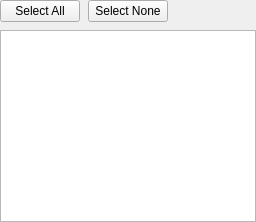
     <widget class="QWidget" name="pageContents">
      <layout class="QVBoxLayout" name="verticalLayout_3">
       <property name="spacing">
        <number>8</number>
       </property>
       <property name="leftMargin">
        <number>0</number>
       </property>
       <property name="topMargin">
        <number>0</number>
       </property>
       <property name="rightMargin">
        <number>0</number>
       </property>
       <property name="bottomMargin">
        <number>0</number>
       </property>
       <item>
        <layout class="QHBoxLayout" name="contentFilterLayout">
         <item>
          <widget class="QPushButton" name="selectAllButton">
           <property name="text">
            <string>Select All</string>
           </property>
          </widget>
         </item>
         <item>
          <widget class="QPushButton" name="selectNoneButton">
           <property name="text">
            <string>Select None</string>
           </property>
          </widget>
         </item>
         <item>
          <spacer name="horizontalSpacer">
           <property name="orientation">
            <enum>Qt::Orientation::Horizontal</enum>
           </property>
           <property name="sizeHint" stdset="0">
            <size>
             <width>40</width>
             <height>20</height>
            </size>
           </property>
          </spacer>
         </item>
        </layout>
       </item>
       <item>
        <widget class="TorrentContentWidget" name="filesList">
         <property name="contextMenuPolicy">
          <enum>Qt::ContextMenuPolicy::CustomContextMenu</enum>
         </property>
         <property name="editTriggers">
          <set>QAbstractItemView::EditTrigger::AllEditTriggers</set>
         </property>
         <property name="selectionMode">
          <enum>QAbstractItemView::SelectionMode::ExtendedSelection</enum>
         </property>
         <property name="allColumnsShowFocus">
          <bool>true</bool>
         </property>
        </widget>
       </item>
      </layout>
     </widget>
